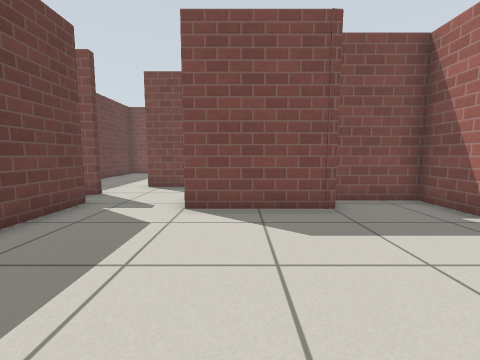
[1] (above)

18 first-person views from a walk through a Gazebo world. The camera is 0.72 m above the floor, tilts 6° down and sees 90° across. Floor lines are 1 m apart. The floor is counted in squares, 0.5 m on a side. Each view is taken from the middle of a square. On the plan, view 1 faces up. The plan holds only what a view shows up to about 13 squares ahead; the rest is blank. Simple patterns stand in for the simulator's built-in surfaces.

[2]
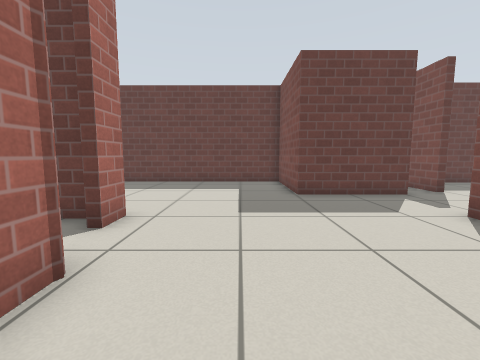

[3]
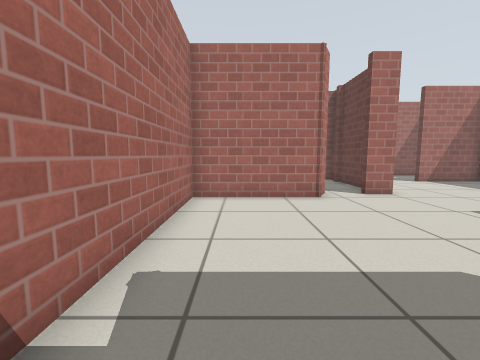

[4]
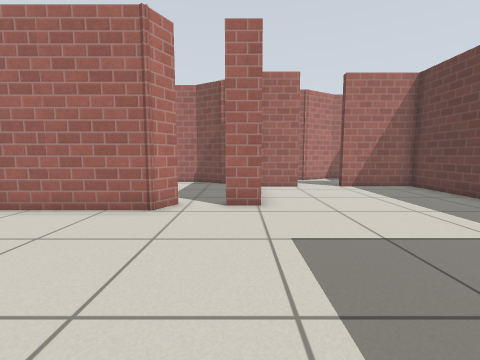

[5]
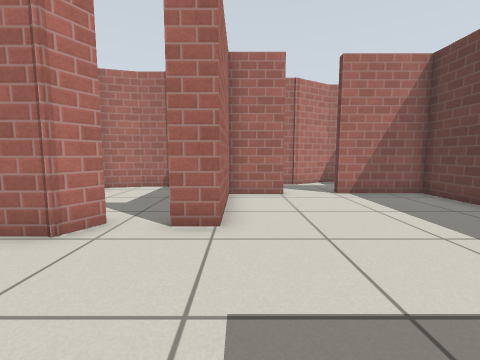

[6]
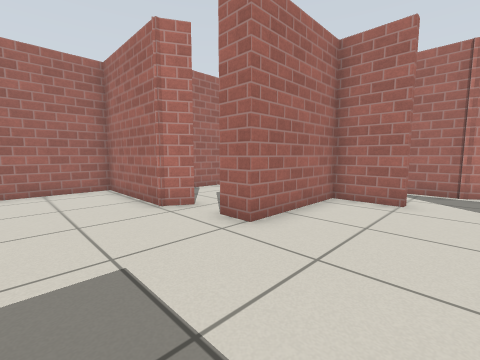

[7]
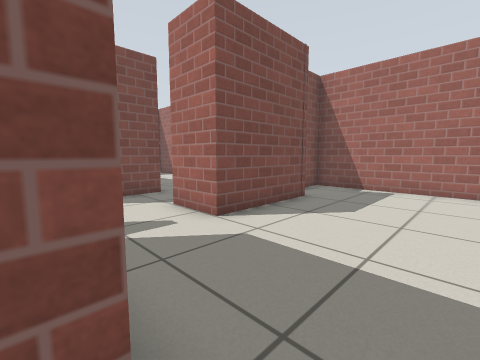

[8]
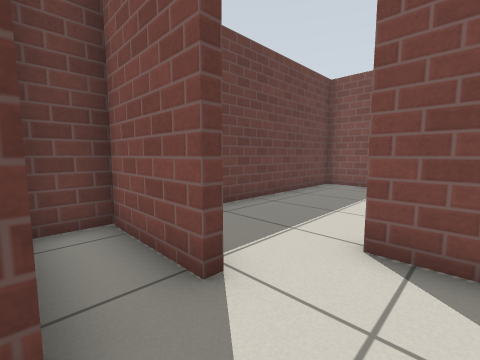

[9]
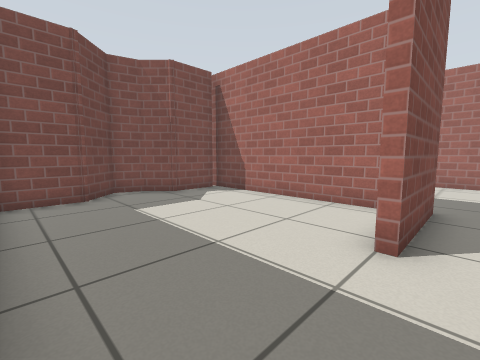

[10]
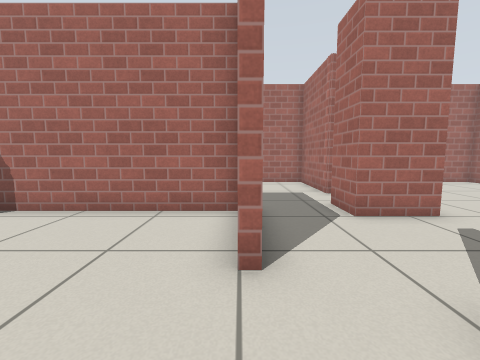

[11]
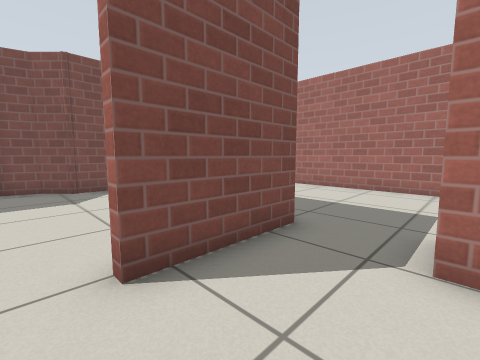

[12]
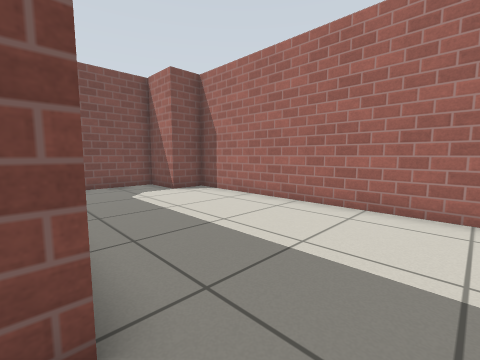

[13]
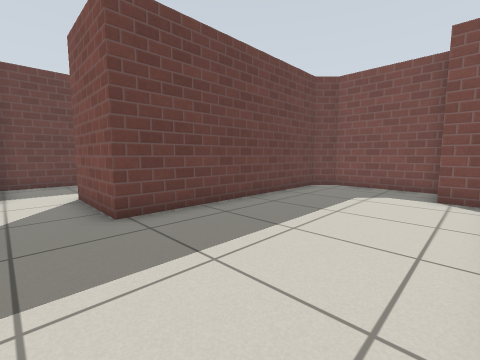

[14]
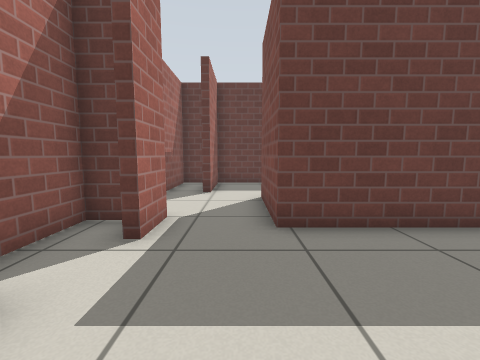

[15]
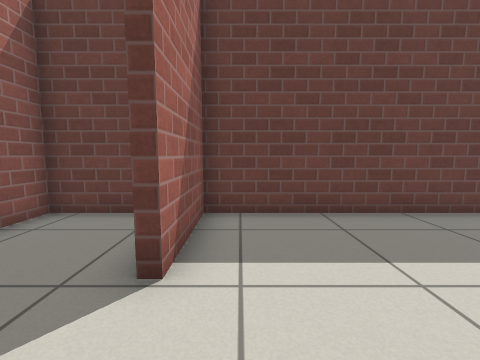

[16]
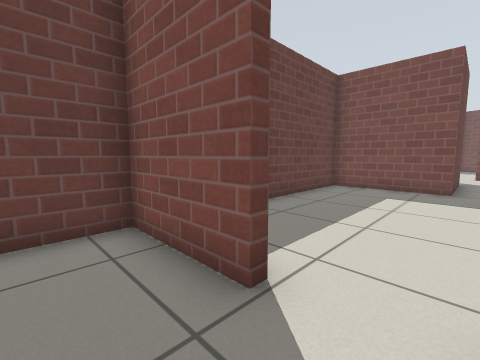

[17]
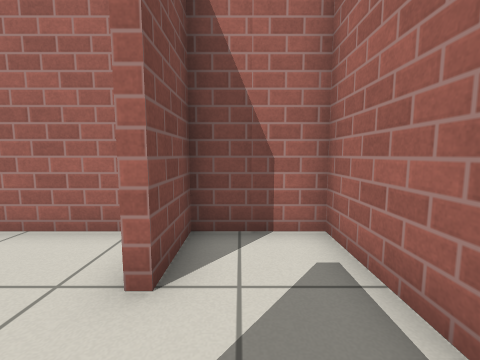

[18]
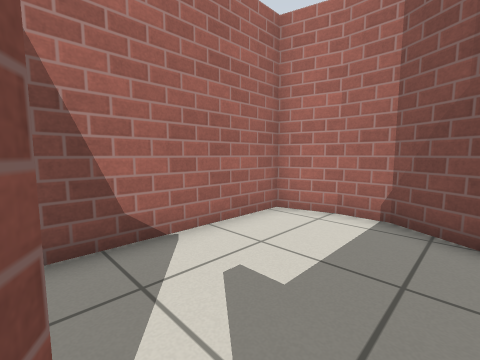

### Floor plan
Points are (right, up) in squares from view 1. A wall is a line through its corners. A room is listed if a view was taken in it or the views show most of it. See-through windows are left out.
Room 1 (views 1, 2, 3, 4, 5, 6, 7, 8, 15)
walls: (0.8, -2) (1.3, -1.1) (5.6, -1.1) (5.6, 7.5) (3, 7.5); (-4.6, 7.1) (-4.6, 3.1) (-8.8, 3.1) (-8.8, -5.9) (-5.6, -5.9); (2.6, 6.3) (-1.6, 6.3) (-1.6, 7.4); (-3.6, -5.9) (-1.6, -5.9) (-1.6, -1.7) (-0.6, -1.7)
ways out: opening at (-3, 6.5) to room 2; opening at (-4.5, -6) to room 4; opening at (0, -2) to room 5
Room 2 (views 9, 10, 11, 12)
walls: (-8.2, 8.9) (-5.2, 8.9) (-5.2, 8.6) (-8.2, 8.6); (-1.6, 7.4) (-1.6, 8.3) (0.1, 8.3); (-8.3, 11.6) (-8.3, 7.1) (-5.2, 7.1); (-0.6, 10.7) (-4.1, 10.7) (-4.1, 11.1)
ways out: opening at (-3, 6.5) to room 1; opening at (-1, 9.5) to room 3; opening at (-6.5, 11) to room 6
Room 3 (views 13, 14)
walls: (1.9, 7.7) (5.6, 7.7) (5.6, 18.2) (4.2, 18.2) (4.2, 20.3) (0.1, 20.3) (-0.6, 19.5) (-0.6, 10.7); (-1.2, 7.5) (-1.2, 6.6) (0.8, 6.6)
ways out: opening at (-1, 9.5) to room 2
Room 4 (views 16, 17)
walls: (-5.6, -6.2) (-8.8, -6.2) (-8.8, -9.7) (-6.6, -9.7) (-4.7, -8.6) (-1.6, -8.6) (-1.6, -6.2) (-3.6, -6.2)
ways out: opening at (-4.5, -6) to room 1
Room 5 (view 18)
walls: (-1.2, -3.4) (-1.2, -6.1); (-0.6, -1.7) (-0.6, -2.1); (-1.2, -2.4) (-1.2, -3.1); (-0.3, -6.8) (1.3, -7.8) (2.5, -7.8); (2.3, -7.8) (3.9, -7.4) (3.9, -2.2)
ways out: opening at (0, -2) to room 1
Room 6 (no view inside)
walls: (-1.1, 18.5) (-3.1, 18.5) (-4, 19.4) (-5, 19.7) (-6.2, 18.5) (-8.3, 18.5) (-8.3, 11.6); (-0.9, 11) (-0.9, 19)
ways out: opening at (-6.5, 11) to room 2

Where each view was taken, in squares from view 1:
view 1: 0 up, 0 right, facing up
view 2: 1 up, 4 right, facing left
view 3: 7 up, 4 right, facing down
view 4: 5 up, 1 left, facing down
view 5: 3 up, 2 left, facing down
view 6: 2 up, 5 left, facing down-right
view 7: 2 up, 5 left, facing up-right
view 8: 7 up, 3 left, facing up-left
view 9: 10 up, 8 left, facing up-right
view 10: 11 up, 7 left, facing right
view 11: 8 up, 5 left, facing up-right
view 12: 9 up, 1 left, facing up-right
view 13: 9 up, 5 right, facing up-left
view 14: 10 up, 4 right, facing left
view 15: 5 down, 3 left, facing left
view 16: 8 down, 4 left, facing up-left
view 17: 7 down, 6 left, facing right
view 18: 2 down, 0 right, facing down-right
